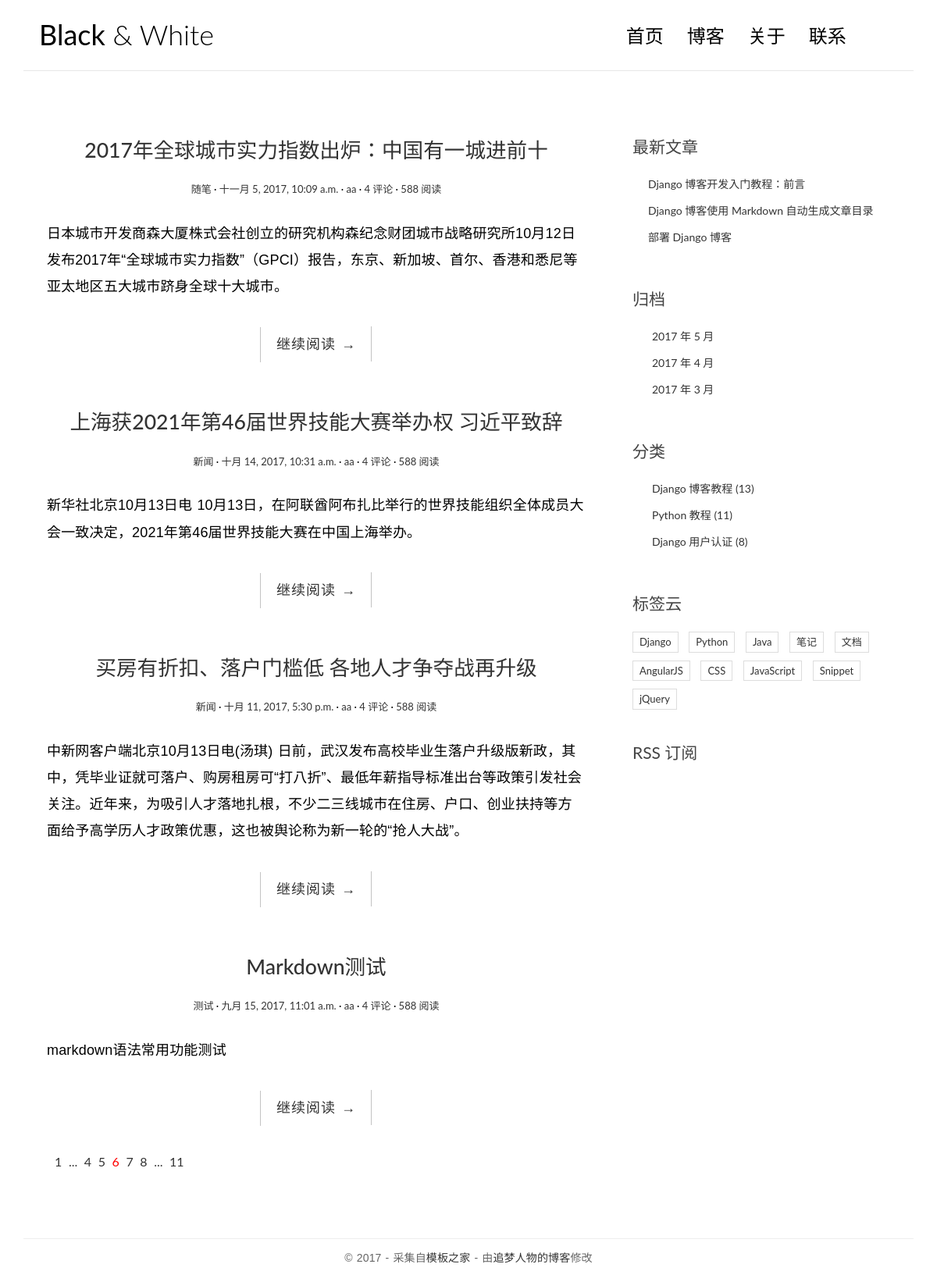
The page / on the database its author committed.
### blog/models.py (models this page shows, shortened)
class Post(models.Model):
    title = models.CharField(max_length=70)
    body = models.TextField()
    created_time = models.DateTimeField()
    modified_time = models.DateTimeField()
    excerpt = models.CharField(max_length=200, blank=True)
    category = models.ForeignKey(Category)
    tags = models.ManyToManyField(Tag, blank=True)
    author = models.ForeignKey(User)
    class Meta:
        ordering = ['-created_time']

class Category(models.Model):
    name = models.CharField(max_length=100)

### blog/views.py (the view)
# urls.py: url(r'^$', views.index, name='index'),
def index(request):
    post_list = Post.objects.all().order_by('-created_time')
    return render(request, 'blog/index.html', context={
        'post_list': post_list
    }
                  )

### templates/blog/index.html (shortened to what this page needs)
{% load staticfiles %}
<!DOCTYPE html>
<html>
<head>
    <link rel="stylesheet" href="{% static 'blog/css/bootstrap.min.css' %}">
    <link rel="stylesheet" href="http://code.ionicframework.com/ionicons/2.0.1/css/ionicons.min.css">
    <link rel="stylesheet" href="{% static 'blog/css/pace.css' %}">
    <link rel="stylesheet" href="{% static 'blog/css/custom.css' %}">
</head>
<body>
<div class="container">
    <header id="site-header">
        <div class="row">
            <div class="col-md-4 col-sm-5 col-xs-8">
                <div class="logo">
                    <h1><a href="index.html"><b>Black</b> &amp; White</a></h1>
                </div>
            </div>
            <div class="col-md-8 col-sm-7 col-xs-4">
                <nav class="main-nav" role="navigation">
                    <div class="collapse navbar-collapse" id="bs-example-navbar-collapse-1">
                        <ul class="nav navbar-nav navbar-right">
                            <li class="cl-effect-11"><a href="index.html" data-hover="首页">首页</a></li>
                            <li class="cl-effect-11"><a href="full-width.html" data-hover="博客">博客</a></li>
                            <li class="cl-effect-11"><a href="about.html" data-hover="关于">关于</a></li>
                            <li class="cl-effect-11"><a href="contact.html" data-hover="联系">联系</a></li>
                        </ul>
                    </div>
                </nav>
            </div>
        </div>
    </header>
</div>
<div class="content-body">
    <div class="container">
        <div class="row">
            <main class="col-md-8">
			{% for post in post_list %}
                <article class="post post-{{ post.pk }}">
                    <header class="entry-header">
                        <h1 class="entry-title">
                            <a href="single.html">{{ post.title }}</a>
                        </h1>
                        <div class="entry-meta">
                            <span class="post-category"><a href="#">{{ post.category.name }}</a></span>
                            <span class="post-date"><a href="#"><time class="entry-date"
                                                                      datetime="{{ post.created_time }}">{{ post.created_time }}</time></a></span>
                            <span class="post-author"><a href="#">{{ post.author }}</a></span>
                            <span class="comments-link"><a href="#">4 评论</a></span>
                            <span class="views-count"><a href="#">588 阅读</a></span>
                        </div>
                    </header>
                    <div class="entry-content clearfix">
                        <p>{{ post.excerpt }}</p>
                        <div class="read-more cl-effect-14">
                            <a href="#" class="more-link">继续阅读 <span class="meta-nav">→</span></a>
                        </div>
                    </div>
                </article>
			{% empty %}
				<div class="no-post">暂时还没有发布的文章!</div>
			{% endfor %}
                <div class="pagination">
                    <ul>
                        <li><a href="">1</a></li>
                        <li><a href="">...</a></li>
                        <li><a href="">4</a></li>
                        <li><a href="">5</a></li>
                        <li class="current"><a href="">6</a></li>
                        <li><a href="">7</a></li>
                        <li><a href="">8</a></li>
                        <li><a href="">...</a></li>
                        <li><a href="">11</a></li>
                    </ul>
                </div>
            </main>
            <aside class="col-md-4">
                <div class="widget widget-recent-posts">
                    <h3 class="widget-title">最新文章</h3>
                    <ul>
                        <li>
                            <a href="#">Django 博客开发入门教程：前言</a>
                        </li>
                        <li>
                            <a href="#">Django 博客使用 Markdown 自动生成文章目录</a>
                        </li>
                        <li>
                            <a href="#">部署 Django 博客</a>
                        </li>
                    </ul>
                </div>
                <div class="widget widget-archives">
                    <h3 class="widget-title">归档</h3>
                    <ul>
                        <li>
                            <a href="#">2017 年 5 月</a>
                        </li>
                        <li>
                            <a href="#">2017 年 4 月</a>
                        </li>
                        <li>
                            <a href="#">2017 年 3 月</a>
                        </li>
                    </ul>
                </div>
                <div class="widget widget-category">
                    <h3 class="widget-title">分类</h3>
                    <ul>
                        <li>
                            <a href="#">Django 博客教程 <span class="post-count">(13)</span></a>
                        </li>
                        <li>
                            <a href="#">Python 教程 <span class="post-count">(11)</span></a>
                        </li>
                        <li>
                            <a href="#">Django 用户认证 <span class="post-count">(8)</span></a>
                        </li>
                    </ul>
                </div>
                <div class="widget widget-tag-cloud">
                    <h3 class="widget-title">标签云</h3>
                    <ul>
                        <li>
                            <a href="#">Django</a>
                        </li>
                        <li>
                            <a href="#">Python</a>
                        </li>
                        <li>
                            <a href="#">Java</a>
                        </li>
                        <li>
                            <a href="#">笔记</a>
                        </li>
                        <li>
                            <a href="#">文档</a>
                        </li>
                        <li>
                            <a href="#">AngularJS</a>
                        </li>
                        <li>
                            <a href="#">CSS</a>
                        </li>
                        <li>
                            <a href="#">JavaScript</a>
                        </li>
                        <li>
                            <a href="#">Snippet</a>
                        </li>
                        <li>
                            <a href="#">jQuery</a>
                        </li>
                    </ul>
                </div>
                <div class="rss">
                    <a href=""> RSS 订阅</a>
                </div>
            </aside>
        </div>
    </div>
</div>
<footer id="site-footer">
    <div class="container">
        <div class="row">
            <div class="col-md-12">
                <p class="copyright">&copy 2017 - 采集自<a href="http://www.cssmoban.com/"
                                                        target="_blank" title="模板之家">模板之家</a>
                    - 由<a href="http://zmrenwu.com/" title="网页模板" target="_blank">追梦人物的博客</a>修改
                </p>
            </div>
        </div>
    </div>
</footer>
</body>
</html>

### blog/static/blog/css/custom.css (style rules this page uses)
* { outline: none; }
h1, h2, h3, h4, h5, h6 { margin-top: 0; }
b { font-weight: 400; }
a { color: #333; }
body { color: #444; font-family: 'Lato', sans-serif; }
p { font-family: 'Ubuntu', sans-serif; font-weight: 400; word-spacing: 1px; letter-spacing: 0.01em; }
#site-header { background-color: #FFF; padding: 25px 20px; margin-bottom: 40px; border-bottom: 1px solid #e7e7e7; }
.logo h1 a { color: #000; }
.logo h1 { margin: 0; font-family: 'Lato', sans-serif; font-weight: 300; }
.main-nav { margin-top: 11px; max-width: 95%; }
.main-nav a { color: #000000 !important; padding: 0 0 5px 0 !important; margin-right: 30px; font-family: 'Lato', sans-serif; font-weight: 300; font-size: 24px; }
.cl-effect-11 a { padding: 10px 0; color: #0972b4; text-shadow: none; }
.cl-effect-11 a::before { position: absolute; top: 0; left: 0; overflow: hidden; padding: 0 0 5px 0 !important; max-width: 0; border-bottom: 1px solid #000; color: #000; content: attr(data-hover); white-space: nowrap; -webkit-transition: max-width 0.5s; -moz-transition: max-width 0.5s; transition: max-width 0.5s; }
.content-body { padding-bottom: 4em; }
.post { background: #fff; padding: 30px 30px 0; }
.entry-title { text-align: center; font-size: 1.9em; margin-bottom: 20px; line-height: 1.6; padding: 10px 20px 0; }
.entry-meta { text-align: center; color: #DDDDDD; font-size: 13px; margin-bottom: 30px; }
.entry-content { font-size: 18px; line-height: 1.9; font-weight: 300; color: #000; }
.post-category::after, .post-date::after, .post-author::after, .comments-link::after { content: ' ·'; color: #000; }
.read-more { font-family: 'Ubuntu', sans-serif; font-weight: 400; word-spacing: 1px; letter-spacing: 0.01em; text-align: center; margin-top: 20px; }
.cl-effect-14 a { padding: 0 20px; height: 45px; line-height: 45px; position: relative; display: inline-block; margin: 15px 25px; letter-spacing: 1px; font-weight: 400; text-shadow: 0 0 1px rgba(255, 255, 255, 0.3); }
.cl-effect-14 a::before, .cl-effect-14 a::after { position: absolute; width: 45px; height: 1px; background: #C3C3C3; content: ''; -webkit-transition: all 0.3s; -moz-transition: all 0.3s; transition: all 0.3s; pointer-events: none; }
.cl-effect-14 a::before { top: 0; left: 0; -webkit-transform: rotate(90deg); -moz-transform: rotate(90deg); transform: rotate(90deg); -webkit-transform-origin: 0 0; -moz-transform-origin: 0 0; transform-origin: 0 0; }
.cl-effect-14 a::after { right: 0; bottom: 0; -webkit-transform: rotate(90deg); -moz-transform: rotate(90deg); transform: rotate(90deg); -webkit-transform-origin: 100% 0; -moz-transform-origin: 100% 0; transform-origin: 100% 0; }
.widget { background: #fff; padding: 30px 0 0; }
.widget-title { font-size: 1.5em; margin-bottom: 20px; line-height: 1.6; padding: 10px 0 0; font-weight: 400; }
.widget-recent-posts ul { padding: 0; margin: 0; padding-left: 20px; }
.widget-recent-posts ul li { list-style-type: none; position: relative; line-height: 170%; margin-bottom: 10px; }
.widget-recent-posts ul li::before { content: '\f3d3'; font-family: "Ionicons"; position: absolute; left: -17px; top: 3px; font-size: 16px; color: #000; }
.widget-archives ul { padding: 0; margin: 0; padding-left: 25px; }
.widget-archives ul li { list-style-type: none; position: relative; line-height: 170%; margin-bottom: 10px; }
.widget-archives ul li::before { content: '\f3f3'; font-family: "Ionicons"; position: absolute; left: -25px; top: 1px; font-size: 16px; color: #000; }
.widget-category ul { padding: 0; margin: 0; padding-left: 25px; }
.widget-category ul li { list-style-type: none; position: relative; line-height: 170%; margin-bottom: 10px; }
.widget-category ul li::before { content: '\f3fe'; font-family: "Ionicons"; position: absolute; left: -25px; top: 1px; font-size: 18px; color: #000; }
.widget-tag-cloud ul { padding: 0; margin: 0; margin-right: -10px; }
.widget-tag-cloud ul li { list-style-type: none; font-size: 13px; display: inline-block; margin-right: 10px; margin-bottom: 10px; padding: 3px 8px; border: 1px solid #ddd; }
.rss { font-size: 21px; margin-top: 30px; }
.rss a { color: #444; }
#site-footer { padding-top: 10px; padding: 0 0 1.5em 0; }
.copyright { text-align: center; padding-top: 1em; margin: 0; border-top: 1px solid #eee; color: #666; }
.pagination ul { list-style: none; }
.pagination ul li { display: inline-block; font-size: 16px; margin-right: 5px; }
.current a { color: red; }

### rows shown on the page
Post: title "2017年全球城市实力指数出炉：中国有一城进前十", category.name "随笔", created_time "十一月 5, 2017, 10:09 a.m.", author "aa", excerpt "日本城市开发商森大厦株式会社创立的研究机构森纪念财团城市战略研究所10月12日发布2017年“全球城市实力指数”（GPCI）报告，东京、新加坡、首尔、香港和悉尼等亚太地区五大城市跻身全球十大城市。"
Post: title "上海获2021年第46届世界技能大赛举办权 习近平致辞", category.name "新闻", created_time "十月 14, 2017, 10:31 a.m.", author "aa", excerpt "新华社北京10月13日电 10月13日，在阿联酋阿布扎比举行的世界技能组织全体成员大会一致决定，2021年第46届世界技能大赛在中国上海举办。"
Post: title "买房有折扣、落户门槛低 各地人才争夺战再升级", category.name "新闻", created_time "十月 11, 2017, 5:30 p.m.", author "aa", excerpt "中新网客户端北京10月13日电(汤琪) 日前，武汉发布高校毕业生落户升级版新政，其中，凭毕业证就可落户、购房租房可“打八折”、最低年薪指导标准出台等政策引发社会关注。近年来，为吸引人才落地扎根，不少二三线城市在住房、户口、创业扶持等方面给予高学历人才政策优惠，这也被舆论称为新一轮的“抢人大战”。"
Post: title "Markdown测试", category.name "测试", created_time "九月 15, 2017, 11:01 a.m.", author "aa", excerpt "markdown语法常用功能测试"
